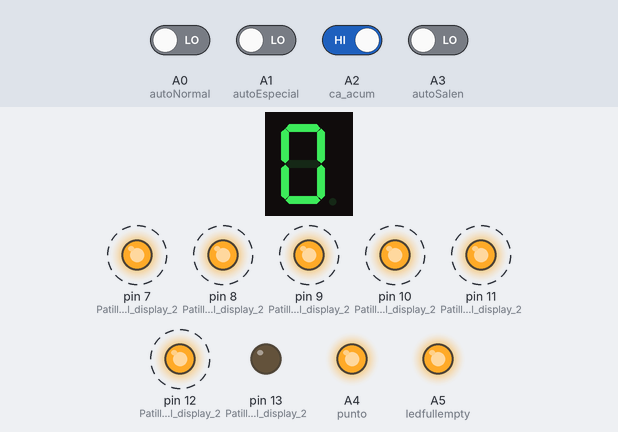
Bench run of a sketch on a simulated Arduino Uno, built with avr-gcc and run on an emulated ATmega328P. Shown: 1-digit seven-segment display, output pins drawn as LEDs (lit = HIGH). Wiring (inferred from the names in the program): 1-digit 7-segment display, segments lit when HIGH: segments pin 0, pin 1, pin 2, pin 3, pin 4, pin 5, pin 6. Dashed ring = blinking. The test bench sets the inputs (shaded band); at power-on: A2 (ca_acum) HIGH, A0 (autoNormal), A1 (autoEspecial), A3 (autoSalen) LOW. The segment pins are drawn as the display they are named for; pins used as bus, display or sensor lines are not drawn.

Above: at 3.5 s.
3.6 s: A2 (ca_acum) driven LOW
At 4.8 s:
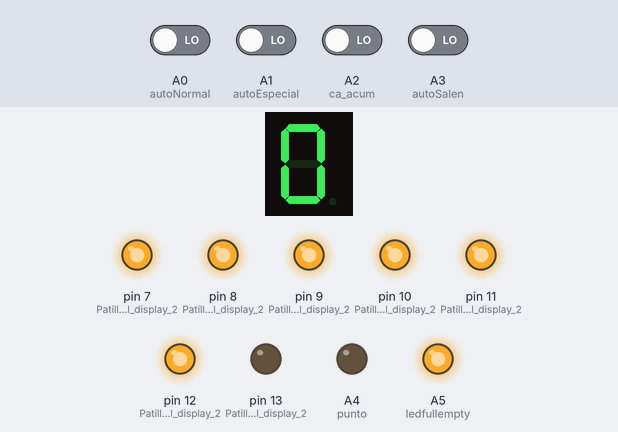
5.7 s: A0 (autoNormal) driven HIGH
At 6.22 s:
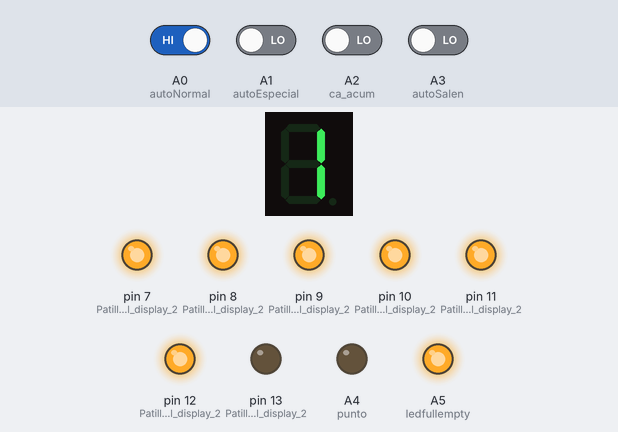
9.2 s: A1 (autoEspecial) driven HIGH
At 10.2 s:
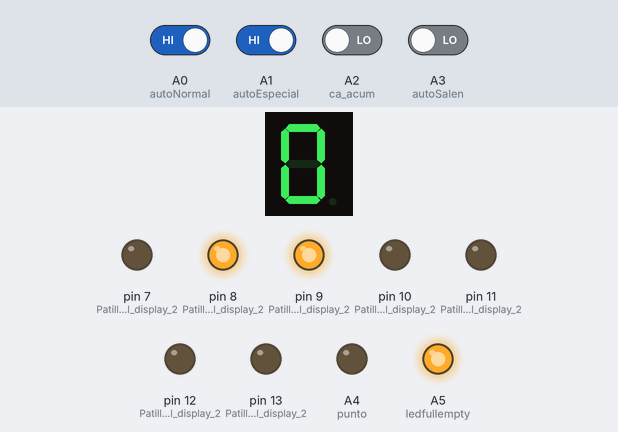
13.6 s: A3 (autoSalen) driven HIGH
At 15.67 s:
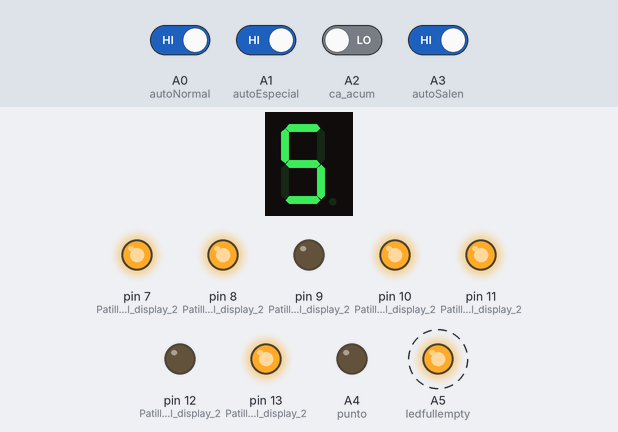
17.1 s: A2 (ca_acum) driven HIGH
At 20.4 s:
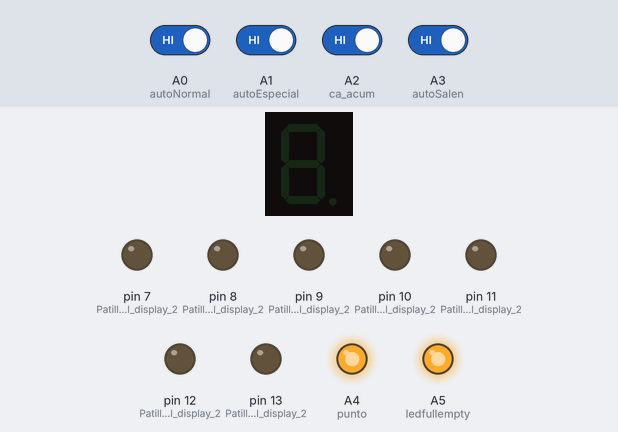
22.0 s: A0 (autoNormal) driven LOW
At 23.7 s:
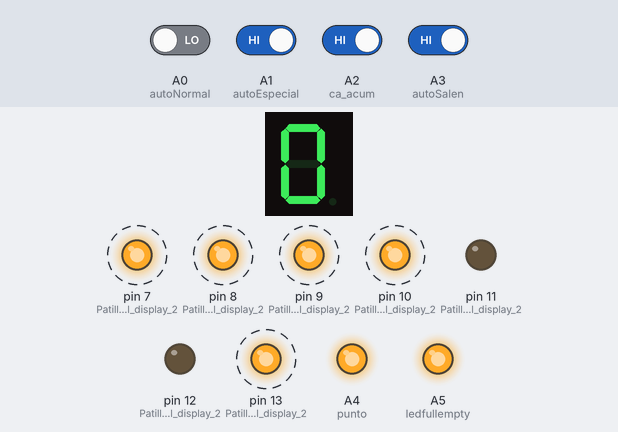
Timing chart, 0 to 32.2 s (numbered marks = the images above; inputs shaded):
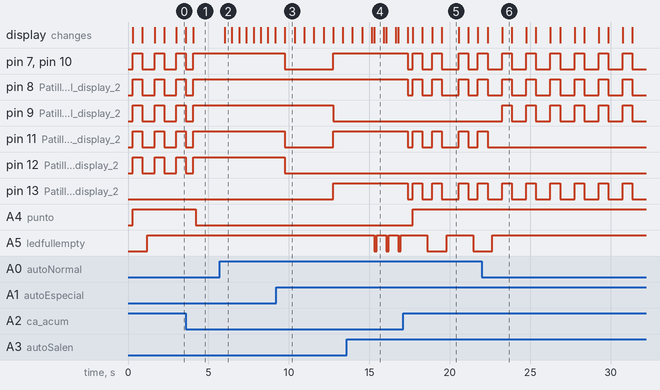

The sketch:

Parqueadero.ino
```cpp
// (licence header left out)
// Modified by DMA-SOURCE: Authors: Daniel Mendoza & Maldonado Lobsang
// Website: www.dma-source.com
// Based on:
// Arduino 7 segment display example software
// http://www.hacktronics.com/Tutorials/arduino-and-7-segment-led.html
// License: http://www.opensource.org/licenses/mit-license.php

// Define the LED digit patters, from 0 - 9
// Note that these patterns are for common cathode displays
// For common anode displays, change the 1's to 0's and 0's to 1's
// 1 = LED on, 0 = LED off, in this order:

   #include <math.h>
   byte seven_seg_digits[10][7] =
      {  { 1,1,1,1,1,1,0 },  // = 0
         { 0,1,1,0,0,0,0 },  // = 1
         { 1,1,0,1,1,0,1 },  // = 2
         { 1,1,1,1,0,0,1 },  // = 3
         { 0,1,1,0,0,1,1 },  // = 4
         { 1,0,1,1,0,1,1 },  // = 5
         { 1,0,1,1,1,1,1 },  // = 6
         { 1,1,1,0,0,0,0 },  // = 7
         { 1,1,1,1,1,1,1 },  // = 8
         { 1,1,1,0,0,1,1 }   // = 9
      };
   byte num[1];
   byte autoNormal = A0;
   byte autoEspecial = A1;
   byte ca_acum = A2;
   byte autoSalen = A3;
   byte punto= A4;
   byte ledfullempty=A5;
   byte readAutoNormal = 0;
   byte readAutoEspecial = 0;
   byte readCaAcum=0;
   byte readSalen=0;
   byte autoNormalState = 0;
   byte lastReadAutoNormal = 0;
   byte totalAuto = 0;
   float valorNormal=0;
   float valorEspecial=0;
   float totalDinero=0;
   byte bandera=0;

   void pushButtonNormal(byte autoNormal)
     {  readAutoNormal = digitalRead(autoNormal);
        if(readAutoNormal==1)
         {  totalAuto++;delay(150);valorNormal++;}
     }
   void pushButtonEspecial(byte autoEspecial)
     {  readAutoEspecial = digitalRead(autoEspecial);
        if(readAutoEspecial==1)
         { totalAuto++;delay(150); valorEspecial+=0.5;}
     }
   void pushButtonAcumEspecial(byte ca_acum)
     { readCaAcum = digitalRead(ca_acum);
       if(readCaAcum==0)
          { writeDisplay(totalAuto);delay(150);digitalWrite(punto,LOW); }
       else
          { clearDisplay();delay(300);  digitalWrite(punto,HIGH);
            totalDinero = valorNormal+valorEspecial;writeDisplay(round(totalDinero));delay(600);clearDisplay();delay(300);
          }
     }
   void pushButtonSalen(byte autoSalen)
     { readSalen = digitalRead(autoSalen);
       if(readSalen == 1)
         { if(totalAuto >0)
            {totalAuto--;}}
     }
   void setup()
    { pinMode(0, OUTPUT);   //Patilla 7 del display 1
      pinMode(1, OUTPUT);   //Patilla 6 del display 1
      pinMode(2, OUTPUT);   //Patilla 4 del display 1
      pinMode(3, OUTPUT);   //Patilla 2 del display 1
      pinMode(4, OUTPUT);   //Patilla 1 del display 1
      pinMode(5, OUTPUT);   //Patilla 9 del display 1
      pinMode(6, OUTPUT);   //Patilla 10 del display 1
      pinMode(7, OUTPUT);   //Patilla 7 del display 2
      pinMode(8, OUTPUT);   //Patilla 6 del display 2
      pinMode(9, OUTPUT);   //Patilla 4 del display 2
      pinMode(10, OUTPUT);  //Patilla 2 del display 2
      pinMode(11, OUTPUT);  //Patilla 1 del display 2
      pinMode(12, OUTPUT);  //Patilla 9 del display 2
      pinMode(13, OUTPUT);  //Patilla 10 del display 2
      pinMode(autoNormal,INPUT);
      pinMode(punto,OUTPUT);
      pinMode(ledfullempty,OUTPUT);
    }
   void sevenSegWrite(byte digit)
    { byte pin = 0;
      for (byte segCount = 0; segCount < 7; ++segCount)
        { digitalWrite(pin, seven_seg_digits[digit][segCount]); ++pin;}
    }
   void numberWrite_D1(byte digit)
    {  for (byte segCount = 0; segCount < 7; ++segCount)
        { digitalWrite(segCount,seven_seg_digits[digit][segCount]);}
    }
   void numberWrite_D2(byte digit)
    { for (byte segCount = 7; segCount < 14; segCount++)
       { digitalWrite(segCount,seven_seg_digits[digit-1][segCount]); }
    }
   void nSplit(byte y)
    { byte temp = 1;
       if (0 == y)
         { }
       else
         { while (y != 0)
            { byte last =  y % 10;
              num[temp] = last;
              y = (y - last) / 10;
              temp--;
            }
         }
    }
   void writeDisplay(byte number)
    { if(number < 9)
        { numberWrite_D1(number); numberWrite_D2(0); }
      else
       { for(int i=0;i<2;i++)
          { num[i] = 0;}
         nSplit(number);
         numberWrite_D1(num[1]);
         numberWrite_D2(num[0]);
       }
    }
   void clearDisplay()
    { for (byte segCount = 0; segCount < 14; ++segCount)
        { digitalWrite(segCount,LOW);}
    }
   void loop()
    { pushButtonAcumEspecial(ca_acum);
      pushButtonSalen(autoSalen);
      if(totalAuto<25)
       { digitalWrite(ledfullempty,HIGH);
         pushButtonNormal(autoNormal);
         pushButtonEspecial(autoEspecial);
         delay(150);
       }
       else{digitalWrite(ledfullempty,LOW);}
    }
```

Measured:
- after the input at 3.6 s, A4 (punto): HIGH → LOW after 0.60 s
- after the input at 5.7 s, the display: changes after 0.30 s (image 2)
- after the input at 9.2 s, pin 7 (Patilla_7_del_display_2), pin 10 (Patilla_2_del_display_2), pin 11 (Patilla_1_del_display_2), pin 12 (Patilla_9_del_display_2): HIGH → LOW after 0.55 s instead of 0.85 s; pin 9 (Patilla_4_del_display_2): HIGH → LOW after 3.6 s; pin 13 (Patilla_10_del_display_2): LOW → HIGH after 3.6 s
- after the input at 17.1 s, pin 7 (Patilla_7_del_display_2), pin 8 (Patilla_6_del_display_2): HIGH → LOW after 0.30 s, → HIGH 0.30 s later, → LOW 0.60 s later, → HIGH 0.60 s later, … (8 changes in this stretch)
- after the input at 22.0 s, A5 (ledfullempty): goes on until 22.7 s, then stays HIGH
- by itself, pin 7 (Patilla_7_del_display_2), pin 8 (Patilla_6_del_display_2), pin 9 (Patilla_4_del_display_2), pin 10 (Patilla_2_del_display_2), pin 11 (Patilla_1_del_display_2), pin 12 (Patilla_9_del_display_2): alternates HIGH for 0.60 s and LOW for 0.75 s
- what the display in image 2 shows lasts 0.5 s, from 6.0 s to 6.5 s
